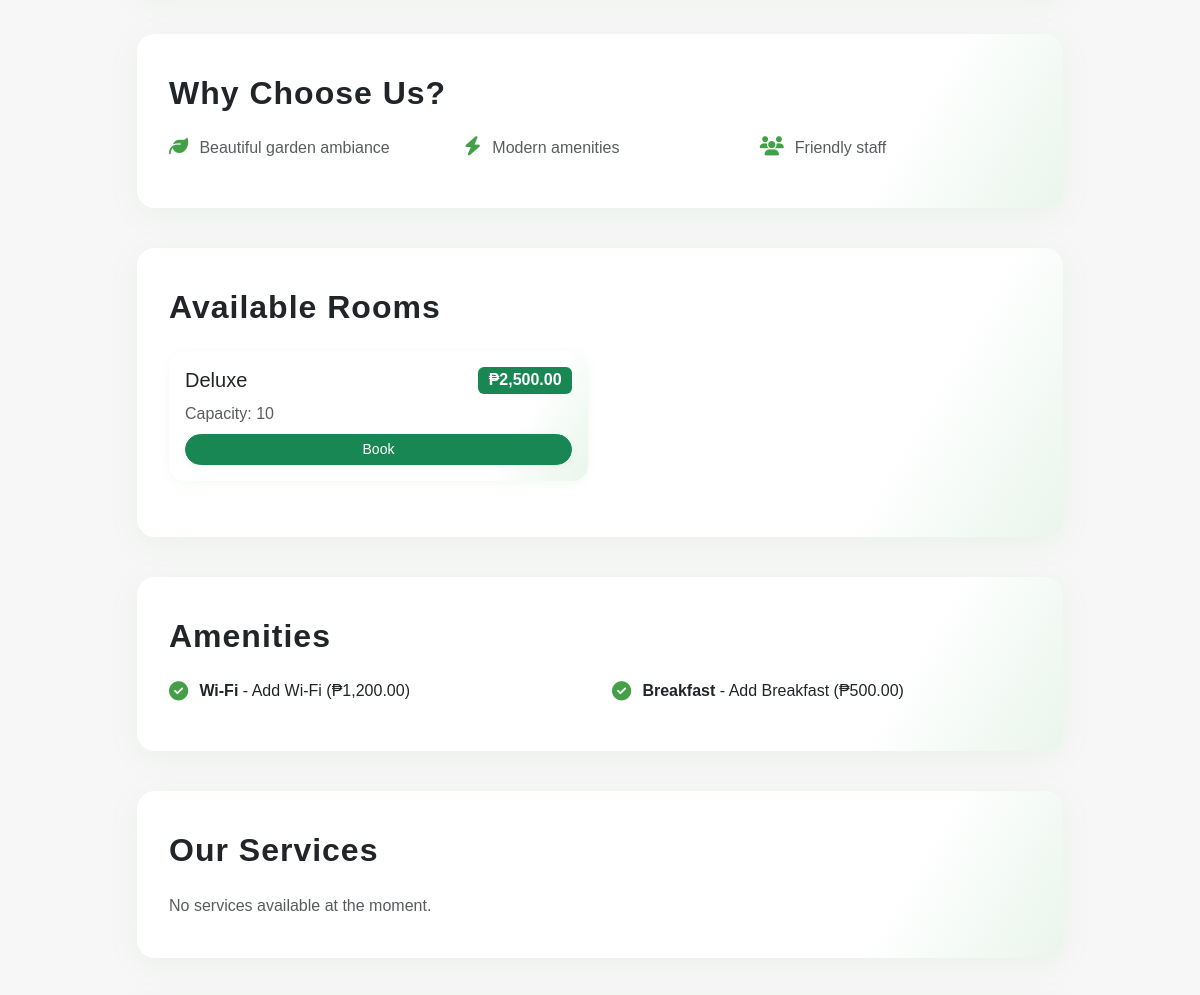
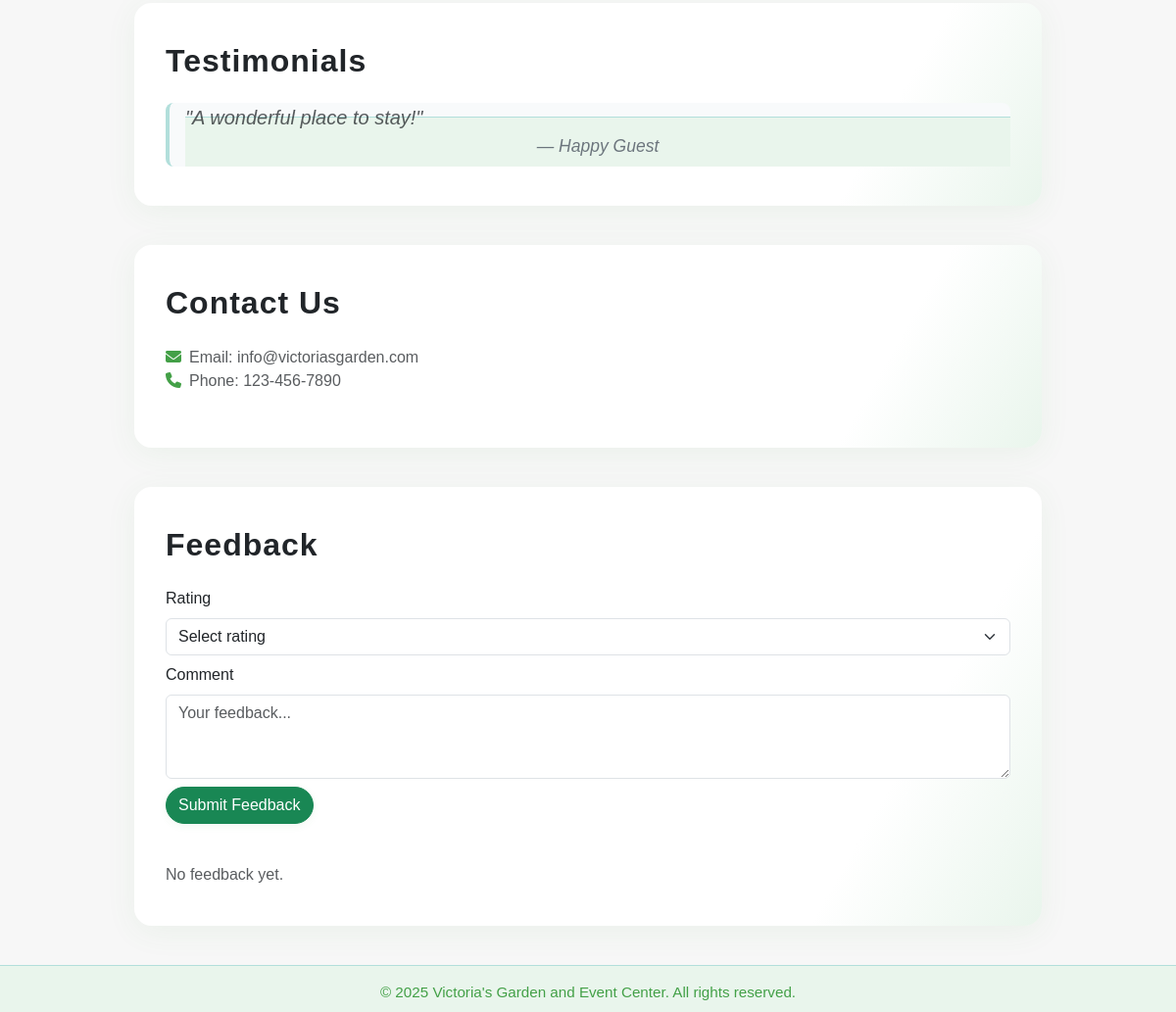
Before: /homepage.php (signed in, lower part) with the older database file (2 pictures, top to bottom).
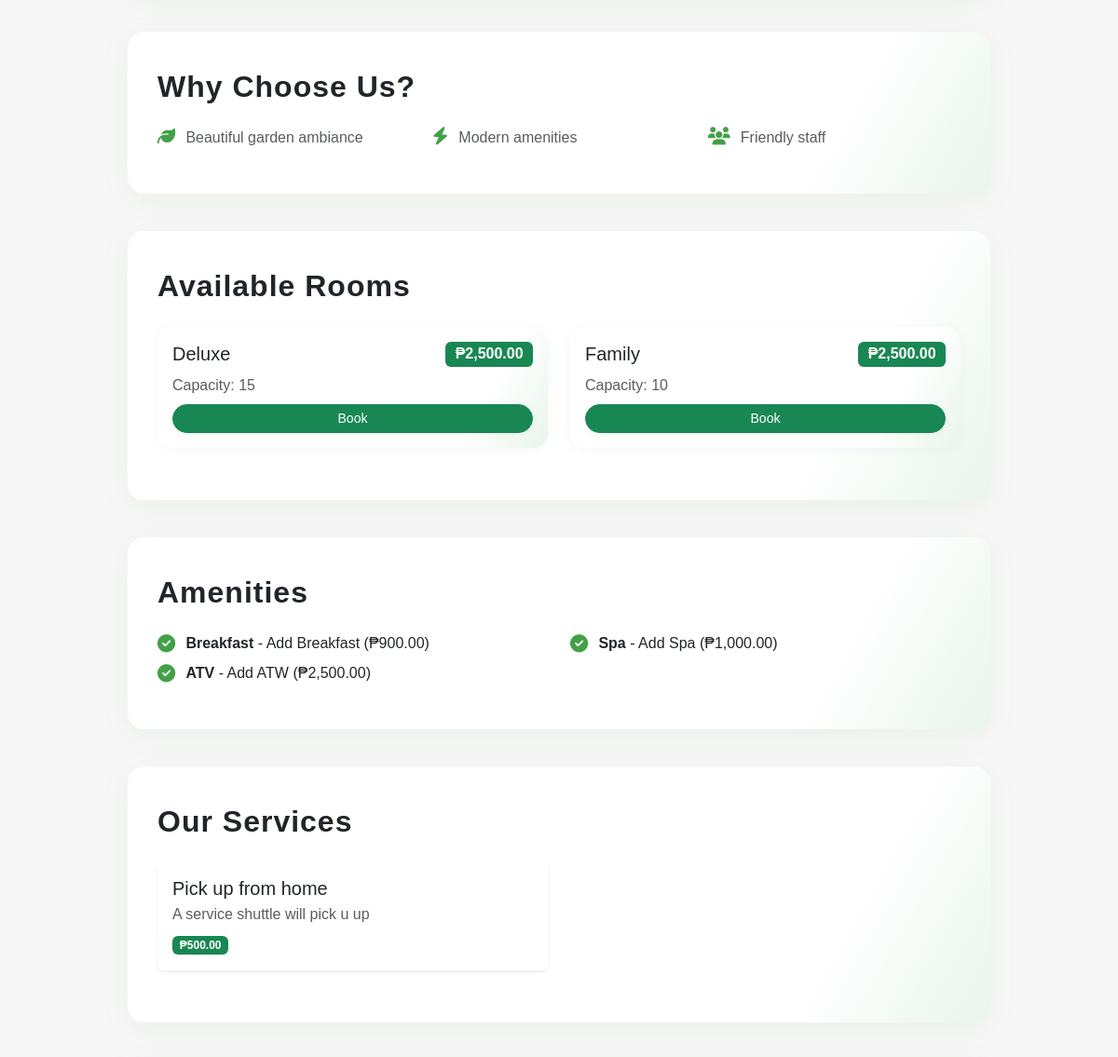
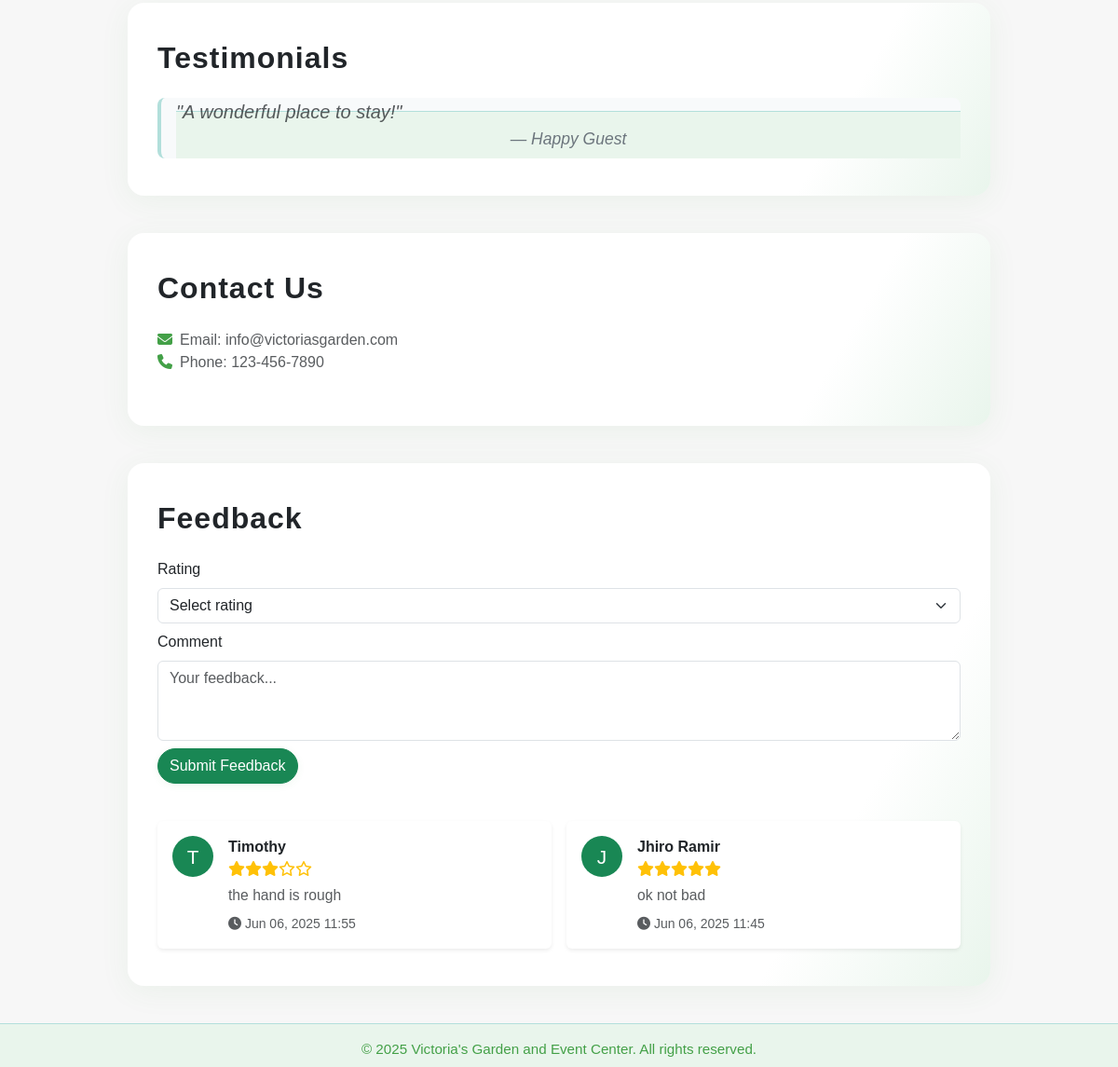
After: the same page with the newer database file (2 pictures, top to bottom).
### tables this page shows
CREATE TABLE `room` (
  `Room_ID` int(11) NOT NULL,
  `Room_Type` varchar(255) NOT NULL,
  `Room_Rate` decimal(10,2) NOT NULL,
  `Room_Cap` int(11) NOT NULL
);

CREATE TABLE `amenity` (
  `Amenity_ID` int(11) NOT NULL,
  `Amenity_Name` varchar(255) NOT NULL,
  `Amenity_Desc` varchar(255) NOT NULL,
  `Amenity_Cost` decimal(10,2) NOT NULL
);

CREATE TABLE `service` (
  `Service_ID` int(11) NOT NULL,
  `Service_Name` varchar(255) NOT NULL,
  `Service_Desc` varchar(255) NOT NULL,
  `Service_Cost` decimal(10,2) NOT NULL
);

CREATE TABLE `feedback` (
  `Feed_ID` int(11) NOT NULL,
  `Cust_ID` int(11) NOT NULL,
  `Booking_ID` int(11) NOT NULL,
  `Feed_Rating` decimal(6,2) NOT NULL,
  `Feed_Comment` text NOT NULL,
  `Feed_DOF` timestamp NOT NULL DEFAULT current_timestamp()
);

CREATE TABLE `customer` (
  `Cust_ID` int(11) NOT NULL,
  `Cust_FN` varchar(255) NOT NULL,
  `Cust_LN` varchar(255) NOT NULL,
  `Cust_Email` varchar(255) NOT NULL,
  `Cust_Phone` bigint(20) NOT NULL,
  `Cust_Password` varchar(255) NOT NULL,
  `is_banned` tinyint(1) DEFAULT 0
);

### classes/database.php (called while the page is built, shortened)
<?php
class Database {
    private $host = "localhost";
    private $db_name = "guest_accommodation_system";
    private $username = "root";
    private $password = "";
    public $conn;
    public function connect() {
        $this->conn = new mysqli(
            $this->host,
            $this->username,
            $this->password,
            $this->db_name
        );
    }
    public function getConnection() {
        return $this->conn;
    }
    public function getAllAmenities() {
        $conn = $this->getConnection();
        $result = $conn->query("SELECT * FROM amenity");
        $amenities = [];
        if ($result) {
            while ($row = $result->fetch_assoc()) {
                $amenities[] = $row;
            }
        }
        return $amenities;
    }
    public function getAllRooms() {
        $conn = $this->getConnection();
        $result = $conn->query("SELECT * FROM room");
        $rooms = [];
        if ($result) {
            while ($row = $result->fetch_assoc()) {
                $rooms[] = $row;
            }
        }
        return $rooms;
    }
    public function getAllServices() {
        $conn = $this->getConnection();
        $result = $conn->query("SELECT * FROM service");
        $services = [];
        if ($result) {
            while ($row = $result->fetch_assoc()) {
                $services[] = $row;
            }
        }
        return $services;
    }
}
?>

### homepage.php (the view, shortened to what the changed rows need)
<?php
require_once('classes/database.php');
$db = new Database();
$rooms = $db->getAllRooms();
$amenities = $db->getAllAmenities();
$services = $db->getAllServices();
?>
<!doctype html>
<html lang="en">
<head>
    <link href="https://cdn.jsdelivr.net/npm/bootstrap@5.3.2/dist/css/bootstrap.min.css" rel="stylesheet" />
    <link href="https://cdnjs.cloudflare.com/ajax/libs/font-awesome/6.4.2/css/all.min.css" rel="stylesheet" />
    <link href="style.css" rel="stylesheet" />
</head>
<body>
    <div class="container" style="max-width: 950px;">
        <section class="minimal-section" id="whychoose">
            <h2 class="section-title">Why Choose Us?</h2>
        </section>
        <section class="minimal-section" id="rooms">
            <h2 class="section-title">Available Rooms</h2>
            <div class="row">
                <?php foreach($rooms as $room): ?>
                <div class="col-md-6">
                    <div class="card room-card p-3 mb-3">
                        <div class="d-flex justify-content-between align-items-center mb-2">
                            <h5 class="mb-0"><?= htmlspecialchars($room['Room_Type']) ?></h5>
                            <span class="badge bg-success fs-6">₱<?= number_format($room['Room_Rate'], 2) ?></span>
                        </div>
                        <div class="mb-2 text-muted">Capacity: <?= $room['Room_Cap'] ?></div>
                        <a href="book_room.php?id=<?= $room['Room_ID'] ?>" class="btn btn-success btn-sm w-100">Book</a>
                    </div>
                </div>
                <?php endforeach; ?>
            </div>
        </section>
        <section class="minimal-section" id="amenities">
            <h2 class="section-title">Amenities</h2>
            <div class="row">
                <?php foreach($amenities as $amenity): ?>
                <div class="col-md-6 mb-2">
                    <div class="d-flex align-items-center">
                        <i class="fa-solid fa-circle-check amenity-icon"></i>
                        <span>
                            <strong><?= htmlspecialchars($amenity['Amenity_Name']) ?></strong>
                            <?php if (!empty($amenity['Amenity_Desc'])): ?>
                                - <?= htmlspecialchars($amenity['Amenity_Desc']) ?>
                            <?php endif; ?>
                            <?php if (isset($amenity['Amenity_Cost'])): ?>
                                (₱<?= number_format($amenity['Amenity_Cost'], 2) ?>)
                            <?php endif; ?>
                        </span>
                    </div>
                </div>
                <?php endforeach; ?>
            </div>
        </section>
        <section class="minimal-section" id="services">
            <h2 class="section-title">Our Services</h2>
            <div class="row">
                <?php if ($services && count($services)): ?>
                    <?php foreach ($services as $service): ?>
                        <div class="col-md-6 mb-3">
                            <div class="card shadow-sm border-0 h-100">
                                <div class="card-body">
                                    <h5 class="card-title mb-1"><?= htmlspecialchars($service['Service_Name']) ?></h5>
                                    <div class="mb-2 text-muted"><?= htmlspecialchars($service['Service_Desc']) ?></div>
                                    <span class="badge bg-success">₱<?= number_format($service['Service_Cost'], 2) ?></span>
                                </div>
                            </div>
                        </div>
                    <?php endforeach; ?>
                <?php else: ?>
                    <div class="col-12 text-muted">No services available at the moment.</div>
                <?php endif; ?>
            </div>
        </section>
        <section class="minimal-section" id="testimonials">
            <h2 class="section-title">Testimonials</h2>
        </section>
        <section class="minimal-section" id="contact">
            <h2 class="section-title">Contact Us</h2>
        </section>
        <section class="minimal-section" id="feedback">
            <h2 class="section-title">Feedback</h2>
            <?php
            $result = $db->getConnection()->query(
                "SELECT f.Feed_Rating, f.Feed_Comment, f.Feed_DOF, c.Cust_FN
                 FROM feedback f
                 JOIN customer c ON f.Cust_ID = c.Cust_ID
                 ORDER BY f.Feed_DOF DESC LIMIT 5"
            );
            ?>
            <div class="row g-3 mt-4">
                <?php if ($result && $result->num_rows > 0): ?>
                    <?php while($row = $result->fetch_assoc()): ?>
                        <div class="col-md-6">
                            <div class="card shadow-sm border-0 h-100">
                                <div class="card-body d-flex align-items-start">
                                    <div class="me-3">
                                        <div class="rounded-circle bg-success text-white d-flex align-items-center justify-content-center" style="width:44px;height:44px;font-size:1.3rem;">
                                            <?= strtoupper(substr($row['Cust_FN'], 0, 1)) ?>
                                        </div>
                                    </div>
                                    <div>
                                        <div class="fw-semibold"><?= htmlspecialchars($row['Cust_FN']) ?></div>
                                        <div class="mb-1" style="color:#ffc107;">
                                            <?php
                                            $stars = intval($row['Feed_Rating']);
                                            for ($i = 0; $i < $stars; $i++) echo '<i class="fa fa-star"></i>';
                                            for ($i = $stars; $i < 5; $i++) echo '<i class="fa-regular fa-star"></i>';
                                            ?>
                                        </div>
                                        <div class="mb-2 text-muted" style="font-size:0.98em;"><?= htmlspecialchars($row['Feed_Comment']) ?></div>
                                        <div class="text-muted small"><i class="fa fa-clock"></i> <?= date('M d, Y H:i', strtotime($row['Feed_DOF'])) ?></div>
                                    </div>
                                </div>
                            </div>
                        </div>
                    <?php endwhile; ?>
                <?php else: ?>
                    <div class="col-12 text-muted">No feedback yet.</div>
                <?php endif; ?>
            </div>
        </section>
    </div>
</body>
</html>

Changed rows visible on the page:
removed amenity: Amenity_Name "Wi-Fi", Amenity_Desc "Add Wi-Fi", Amenity_Cost "1,200.00"
changed room "Deluxe": Room_Cap "10" → "15"
added room: Room_Type "Family", Room_Rate "2,500.00", Room_Cap "10"
changed amenity "Breakfast": Amenity_Cost "500.00" → "900.00"
added amenity: Amenity_Name "Spa", Amenity_Desc "Add Spa", Amenity_Cost "1,000.00"
added amenity: Amenity_Name "ATV", Amenity_Desc "Add ATW", Amenity_Cost "2,500.00"
added service: Service_Name "Pick up from home", Service_Desc "A service shuttle will pick u up", Service_Cost "500.00"
added feedback: Cust_ID.Cust_FN "T", Cust_ID.Cust_FN "Timothy", Feed_Rating 3 (drawn), Feed_Comment "the hand is rough", Feed_DOF "Jun 06, 2025 11:55"
added feedback: Cust_ID.Cust_FN "J", Cust_ID.Cust_FN "Jhiro Ramir", Feed_Rating 5 (drawn), Feed_Comment "ok not bad", Feed_DOF "Jun 06, 2025 11:45"
Other visible differences:
text no longer shown: "No services available at the moment. No feedback yet."
